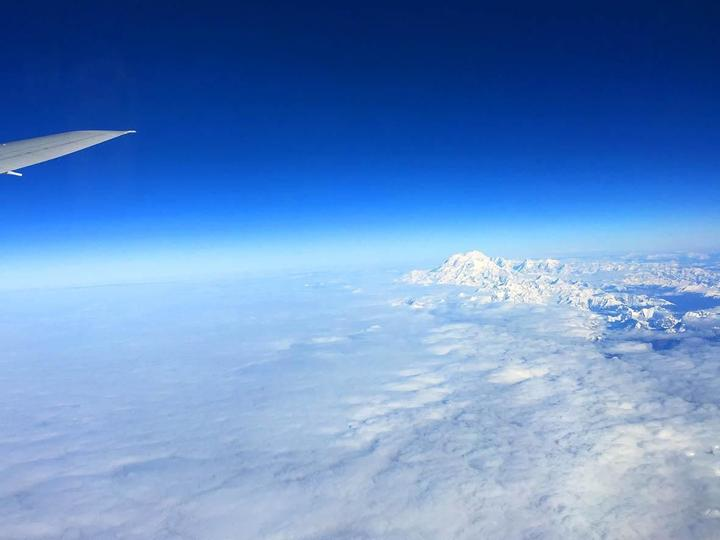
//> input picture assets/sky.jpg, 720 x 540 px
$ ./remap_color   (built with g++ and OpenCV 4)
//> lines starting //> are read from the running program, lines starting //| are printed output that depends on the picture
/*
get color remapping from a single reference patch
*/

#include <opencv2/opencv.hpp>
#include <algorithm>
#include <cmath>

/* ---- sRGB <-> linear helpers ---- */
static inline float srgbToLinear(float c)
{
  return (c <= 0.04045f) ? (c / 12.92f) : std::pow((c + 0.055f) / 1.055f, 2.4f);
}
static inline float linearToSrgb(float c)
{
  return (c <= 0.0031308f) ? (c * 12.92f) : (1.055f * std::pow(c, 1.0f / 2.4f) - 0.055f);
}

static cv::Mat toLinearSRGB(const cv::Mat &bgr8)
{
  cv::Mat f32;
  bgr8.convertTo(f32, CV_32F, 1.0 / 255.0);
  cv::Mat lin = f32.clone();
  lin.forEach<cv::Vec3f>([](cv::Vec3f &px, const int *) {
    for (int c = 0; c < 3; ++c) px[c] = srgbToLinear(px[c]);
  });
  return lin;
}
static cv::Mat toSRGB8(const cv::Mat &lin)
{
  cv::Mat srgb = lin.clone();
  srgb.forEach<cv::Vec3f>([](cv::Vec3f &px, const int *) {
    for (int c = 0; c < 3; ++c)
      px[c] = linearToSrgb(std::max(0.0f, std::min(1.0f, px[c])));
  });
  cv::Mat u8;
  srgb.convertTo(u8, CV_8U, 255.0);
  return u8;
}

/**
 * Map colors from the new environment to the standard environment
 * using ONE reference patch (possibly non-neutral).
 *
 * @param srcBGR8      CV_8UC3, sRGB-encoded, BGR order.
 * @param measuredRGB  Reference in the new env (RGB, 0..255).
 * @param targetRGB    Desired value in the standard env (RGB, 0..255).
 */
static cv::Mat remapFromSinglePatch(
    const cv::Mat &srcBGR8,
    const cv::Vec3b &measuredRGB,
    const cv::Vec3b &targetRGB)
{
  // Whole image to linear (BGR float)
  cv::Mat linBGR = toLinearSRGB(srcBGR8);

  auto toLin = [](int v) -> float { return srgbToLinear(v / 255.0f); };
  // Gains computed in RGB order
  const float eps = 1e-9f;
  cv::Vec3f measLinRGB(toLin(measuredRGB[0]), toLin(measuredRGB[1]), toLin(measuredRGB[2]));
  cv::Vec3f targLinRGB(toLin(targetRGB[0]), toLin(targetRGB[1]), toLin(targetRGB[2]));
  cv::Vec3f gRGB(
      targLinRGB[0] / std::max(eps, measLinRGB[0]),
      targLinRGB[1] / std::max(eps, measLinRGB[1]),
      targLinRGB[2] / std::max(eps, measLinRGB[2]));

  // Apply diagonal in linear space (remember linBGR is BGR)
  linBGR.forEach<cv::Vec3f>([&](cv::Vec3f &px, const int *) {
    px[0] *= gRGB[2]; // B channel gets g_B
    px[1] *= gRGB[1]; // G channel gets g_G
    px[2] *= gRGB[0]; // R channel gets g_R
  });

  // Clamp, then encode back to sRGB
  cv::min(linBGR, 1.0, linBGR);
  cv::max(linBGR, 0.0, linBGR);
  return toSRGB8(linBGR);
}

int main(int argc, char **argv)
{
  std::string path = "../../assets/sky.jpg";
  cv::Mat img      = cv::imread(path, cv::IMREAD_COLOR); // BGR, sRGB
//> img is the input picture: 540 rows x 720 cols, CV_8UC3; mean B, G, R 198.2, 140.9, 99.8
  if (img.empty())
  {
    std::cerr << "Cannot read image\n";
    return 1;
  }

  //! note that these RGB values are in RGB order (not BGR)
  cv::Vec3b measuredRGB(90, 100, 110);
  cv::Vec3b targetRGB(125, 100, 90);

  cv::Mat mapped = remapFromSinglePatch(img, measuredRGB, targetRGB);
//> in toLinearSRGB, `lin.forEach<cv::Vec3f>([](cv::Vec3f &px, const int *) { for (int c = 0..`:
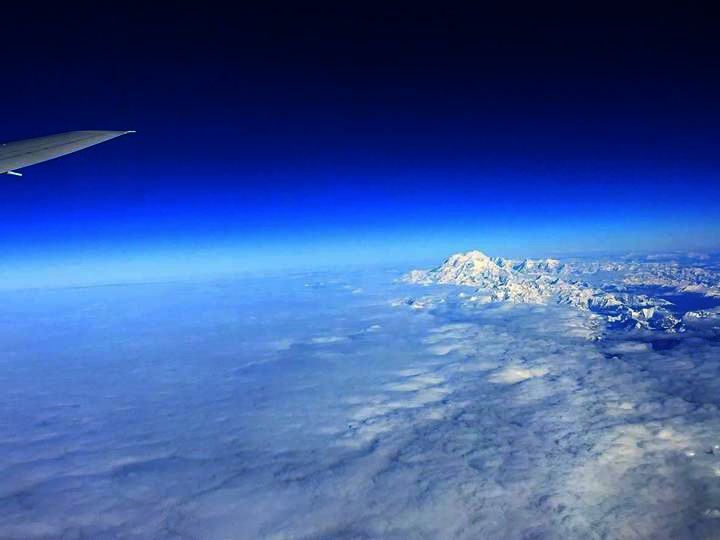
//> lin: 540 rows x 720 cols, CV_32FC3; mean B, G, R 0.614, 0.345, 0.219
//> in remapFromSinglePatch, `linBGR.forEach<cv::Vec3f>([&](cv::Vec3f &px, const int *) { px[0] *= g..`:
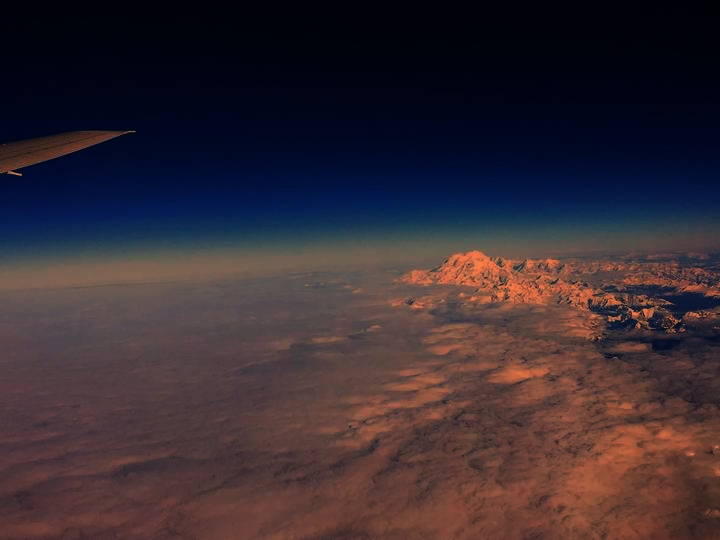
//> linBGR: 540 rows x 720 cols, CV_32FC3; mean B, G, R 0.403, 0.345, 0.44; drawn with min black and max white
//> in toSRGB8, `cv::Mat srgb = lin.clone();`:
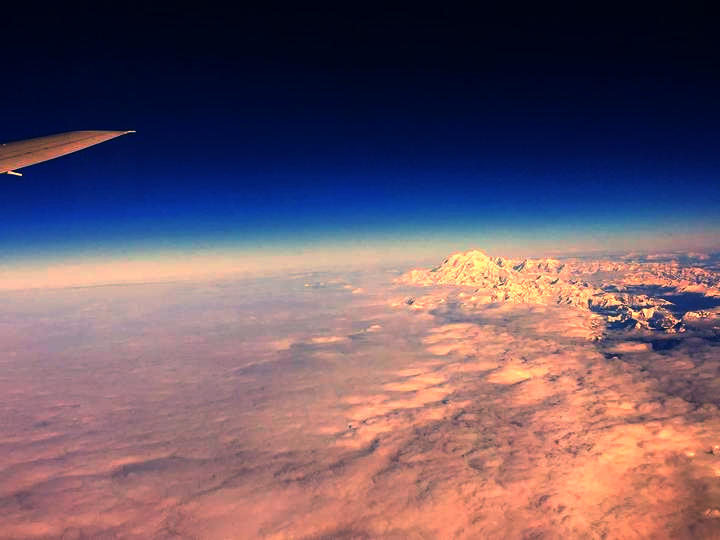
//> srgb: 540 rows x 720 cols, CV_32FC3; mean B, G, R 0.403, 0.345, 0.427
//> in toSRGB8, `srgb.forEach<cv::Vec3f>([](cv::Vec3f &px, const int *) { for (int c = ..`:
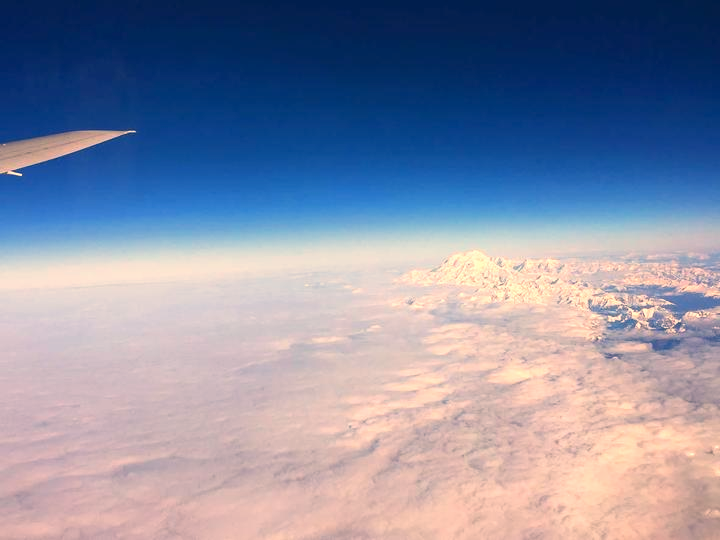
//> srgb: 540 rows x 720 cols, CV_32FC3; mean B, G, R 0.643, 0.552, 0.533
  cv::imwrite("mapped_to_standard.png", mapped);
  return 0;
}

$ run again, with assets/桂林.jpg copied over assets/sky.jpg
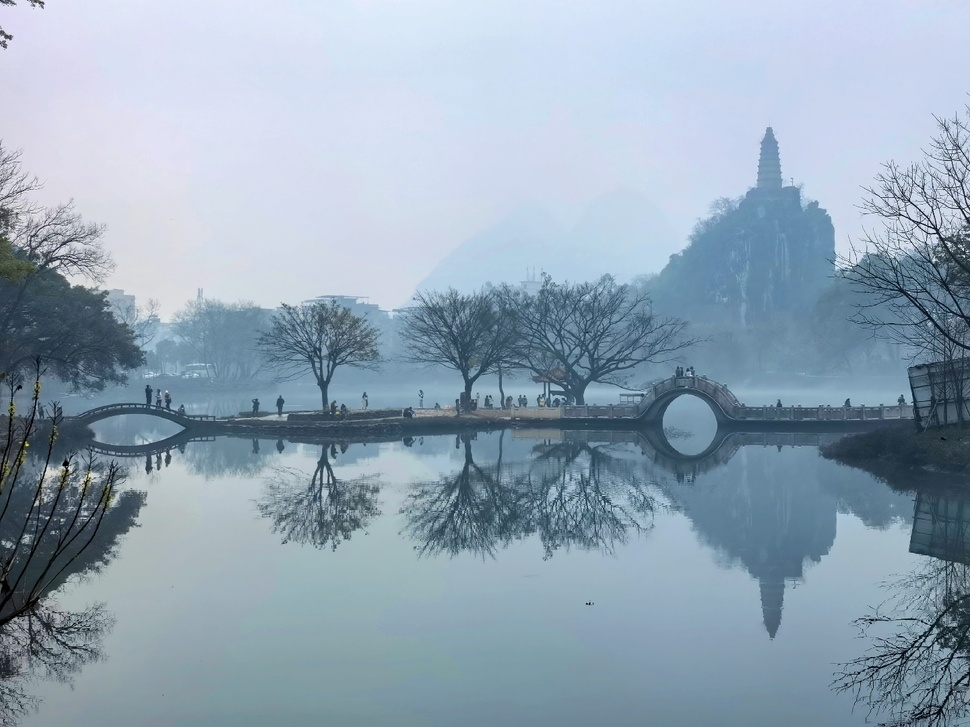
//> input picture assets/桂林.jpg, 970 x 727 px, shrunk from 1440 x 1080 before the run
//> img is the input picture: 727 rows x 970 cols, CV_8UC3; mean B, G, R 181.6, 165.4, 146.4
//> in remapFromSinglePatch, `linBGR.forEach<cv::Vec3f>([&](cv::Vec3f &px, const int *) { px[0] *= g..`:
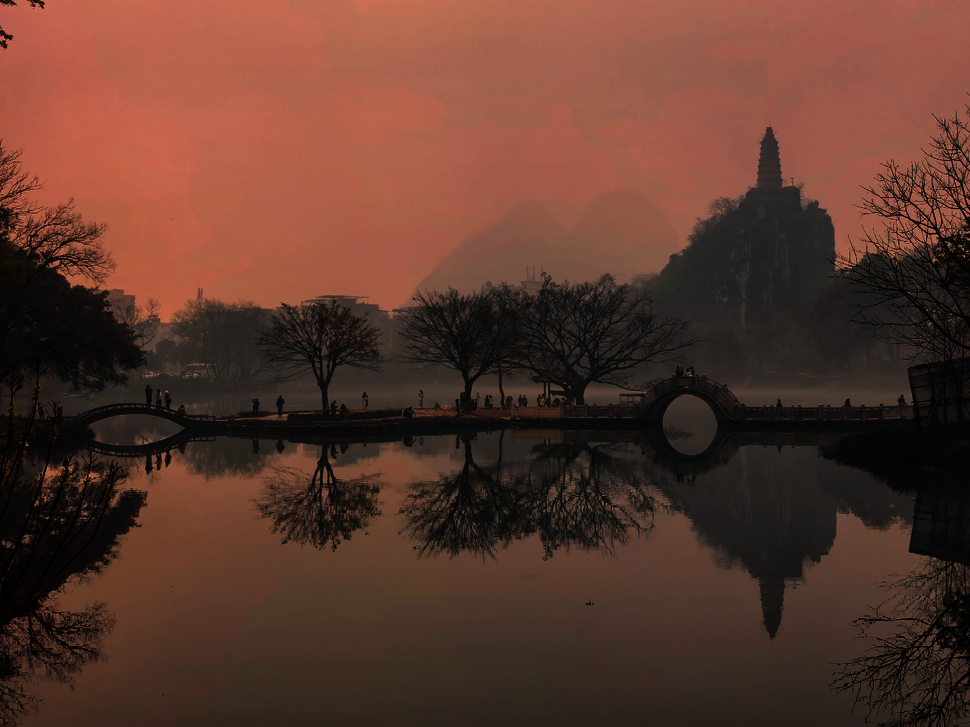
//> linBGR: 727 rows x 970 cols, CV_32FC3; mean B, G, R 0.342, 0.429, 0.698; drawn with min black and max white
//> in toSRGB8, `srgb.forEach<cv::Vec3f>([](cv::Vec3f &px, const int *) { for (int c = ..`:
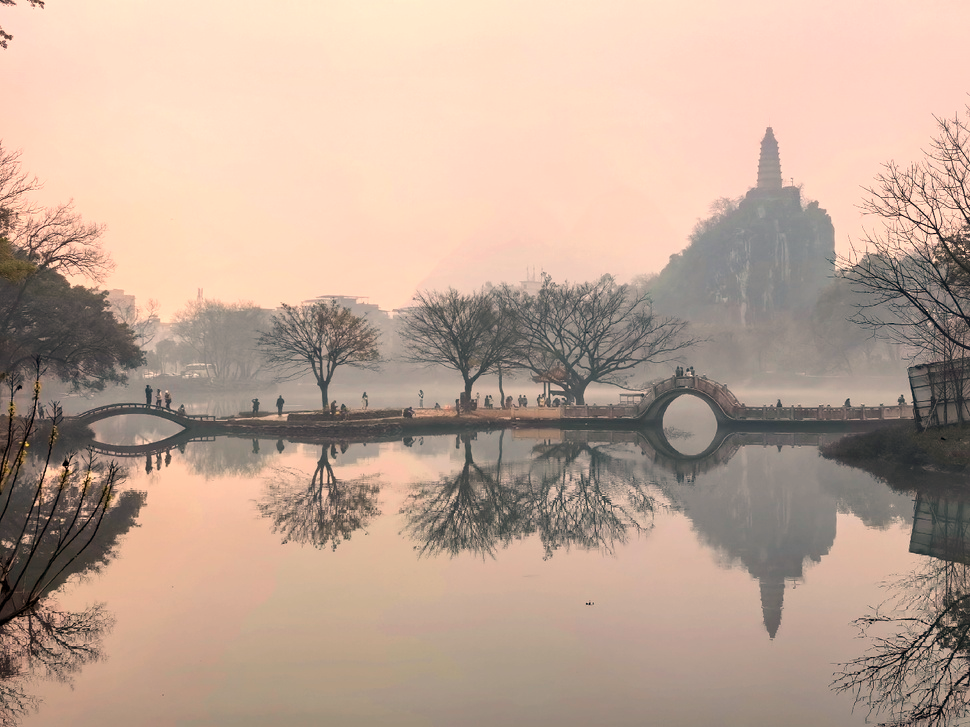
//> srgb: 727 rows x 970 cols, CV_32FC3; mean B, G, R 0.589, 0.648, 0.745
